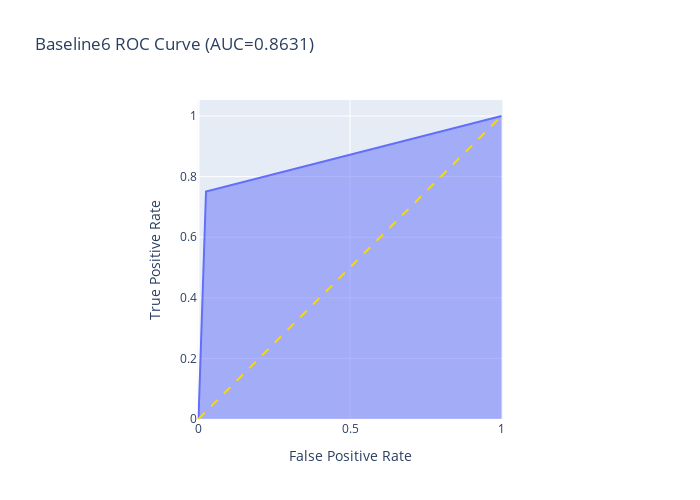

The notebook cell this image was saved under:
### Code cell
fpr, tpr, thresholds = roc_curve(b6_y_test, b6_test_pred)
fig = px.area(
    x=fpr, y=tpr,
    title=f'Baseline6 ROC Curve (AUC={auc(fpr, tpr):.4f})',
    labels=dict(x='False Positive Rate', y='True Positive Rate'),
    width=700, height=500
)
fig.add_shape(
    type='line', line=dict(color="gold",dash='dash'),
    x0=0, x1=1, y0=0, y1=1
)

fig.update_yaxes(scaleanchor="x", scaleratio=1)
fig.update_xaxes(constrain='domain')
fig.show()

### Figure 1 — Plotly figure (JSON) as saved in the notebook; plotly's stock layout.template omitted (floating-point values rounded to 4 significant figures)
{"data": [{"hovertemplate": "False Positive Rate=%{x}<br>True Positive Rate=%{y}<extra></extra>", "legendgroup": "", "line": {"color": "#636efa"}, "mode": "lines", "name": "", "orientation": "v", "showlegend": false, "stackgroup": "1", "type": "scatter", "x": [0, 0.02481, 1], "xaxis": "x", "y": [0, 0.7509, 1], "yaxis": "y"}], "layout": {"height": 500, "legend": {"tracegroupgap": 0}, "shapes": [{"line": {"color": "gold", "dash": "dash"}, "type": "line", "x0": 0, "x1": 1, "y0": 0, "y1": 1}], "title": {"text": "Baseline6 ROC Curve (AUC=0.8631)"}, "width": 700, "xaxis": {"anchor": "y", "autorange": true, "constrain": "domain", "domain": [0.2176, 0.7824], "range": [-0.0033, 1.003], "title": {"text": "False Positive Rate"}, "type": "linear"}, "yaxis": {"anchor": "x", "autorange": true, "domain": [0, 1], "range": [-0.0033, 1.053], "scaleanchor": "x", "scaleratio": 1, "title": {"text": "True Positive Rate"}, "type": "linear"}}}
